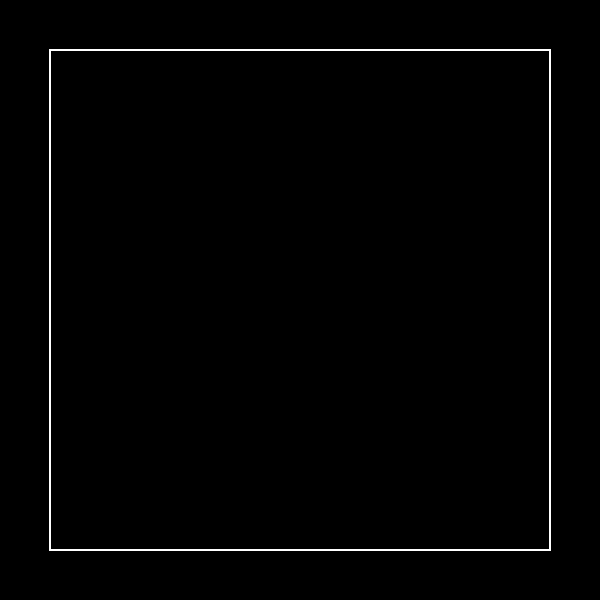
Frame 1 (no input)
Frame 60 (no input): identical to frame 1, image omitted
Frame 120 (the mouse pressed at the canvas centre since frame 60): blank canvas, image omitted

The p5.js sketch that drew this single still picture (run headless with seeded random() and noise() and a simulated clock; from frame 60 on, the mouse is pressed at the canvas centre):

// p5.js sketch
// ── sketch.js
var emu = [];

function setup() {
  createCanvas(600,600);
  for (var i = 0; i < 500; i++){
    emu[i] = new Emu();
  }
}



function draw() {
  background(0);
  for (var i = 0; i < 500; i++) {
    emu[i].move();
    emu[i].display();
  }


  strokeWeight(2);
  stroke(255);

  if (mouseIsPressed){
    background(255);
  }

  if (mouseIsPressed) {
   for (var x = 0; x <= width; x += 100) {
     for (var y = 0; y <= height; y += 100) {
       fill(50, 70, 90);
       ellipse(x, y, random(0, 25), random(0, 25));
     }
   }
 }

  noFill();
  rectMode(CENTER);
  rect(300, 300, 500, 500);

 // Adds a diagnol line to intersect the circles
   if (mouseX > 600) {
     line(100, 0, 0, 100);
   } if (mouseX > 550) {
     line(200, 0, 0, 200);
   } if (mouseX > 500) {
     line(300, 0, 0, 300);
   } if (mouseX > 450) {
     line(400, 0, 0, 400);
   } if (mouseX > 400) {
     line(500, 0, 0, 500);
   } if (mouseX > 350) {
     line(600, 0, 0, 600);
   } if (mouseX > 300) {
     line(700, 0, 0, 700);
   } if (mouseX > 250) {
     line(800, 0, 0, 800);
   } if (mouseX > 200) {
     line(900, 0, 0, 900);
   } if (mouseX > 150) {
     line(1000, 0, 0, 1000);
   } if (mouseX > 100) {
     line(1100, 0, 0, 1100);
   } if (mouseX > 50) {
     line(1200, 0, 0, 1200);
   }

}

// ── myClass.js
// myClass
function Emu() {

  this.pos = random(0, 600);
  this.y = random(0, 600);
  this.size = random(5, 25);
  this.speed = random(0.25, 2);
  this.r = random(255);
  this.g = random(255);
  this.b = random(255);


  this.display = function() {
    blendMode(DIFFERENCE);
    noStroke();
    fill(this.r, this.g, this.b);
    ellipse(this.x, this.y, this.size, this.size);
    fill(this.r, this.g, this.b);
    blendMode(DIFFERENCE);
    ellipse(this.x, this.y, this.size, this.size);
    noStroke();
    blendMode(SCREEN);
    rect(this.x * 2, this.y * 2, this.size, this.size);
  };

  this.move = function() {
    this.y = this.y - this.speed;
    if (this.y < 0 - this.size * 1.5){
      this.y = height + this.size * 1.5;
    }
  };

}
